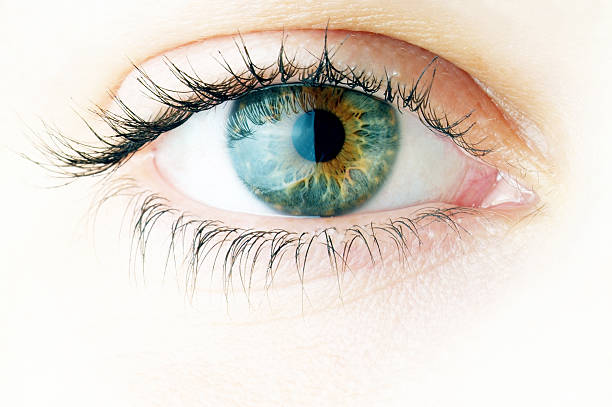
#> input picture data/raw/healthy_eye/113.jpg, 612 x 407 px; its folder holds only this picture in this run
$ jupyter execute --allow-errors 01_explore_preprocess.ipynb   (shell and % lines are left out)
#> lines starting #> are read from the running program, lines starting #| are printed output that depends on the picture
#> in load_image_convert, img is the input picture: shape (407, 612, 3); mean B, G, R 209.5, 218.5, 225.8
#| Healthy image sample shape: (407, 612, 3)
### utils/preprocessing.py
# OpenCV for reading image files from disk + converting color formats
import cv2
import numpy as np

# tqdm makes progress bar
from tqdm import tqdm


import os

# step 1 - blur detection

def compute_fft_blur_score(image, size=60):
    """
    Computes blur score using high-frequency content removed from FFT spectrum.
    """
#> called with size = 60

    # converts image to grayscale
    # fft works on intensity (brightness)
    # color adds unecessary complexity
    gray = cv2.cvtColor(image, cv2.COLOR_BGR2GRAY)
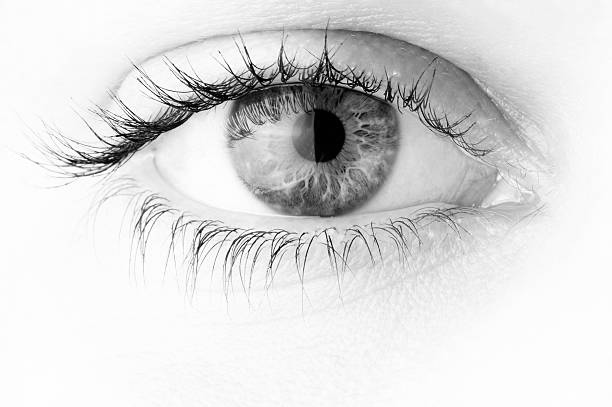
#> gray: shape (407, 612); min 0, max 255, mean 219.7

    # gets height and width
    (h, w) = gray.shape
#> h = 407; w = 612

    # calculates center pixel coordinates
    (cX, cY) = (int(w / 2.0), int(h / 2.0))
#> cX = 306; cY = 203

    # computes 2d fast fourier transform of img
    fft = np.fft.fft2(gray)

    # moves low freq components to the center of spectrum
    fftShift = np.fft.fftshift(fft)

    # removes  low freq (blurry info) from the center
    # size 60 means a 120x120 box
    # can be tweaked to see how sensitive sharpness becomes
    fftShift[cY - size:cY + size, cX - size:cX + size] = 0

    # moves freqeuncies back to original quadrants
    fftShift = np.fft.ifftshift(fftShift)

    # inverses fft and now img doesn't have low freqs
    recon = np.fft.ifft2(fftShift)

    # computes log scaled magnitude of img
    magnitude = 20 * np.log(np.abs(recon) + 1e-8)  # avoid log(0)
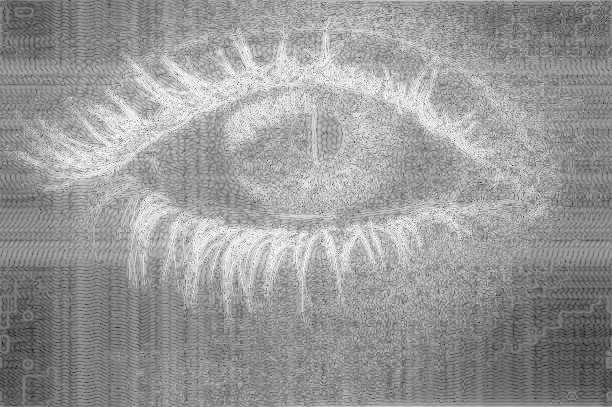
#> magnitude: shape (407, 612) float64; min -128.7, max 105.5, mean 12; drawn with min black and max white

    # averages high freq content in recon img
    mean_val = np.mean(magnitude)
#> mean_val = 12

    return mean_val

# checks if img is blurry based on fft score being < threshold
# [69 lines left out: functions check_blurry_fft, filter_sharp_images, split_eye_image, resize_exact, resize_and_save_all, not called in this run]

'''
def resize_with_padding(image, target_size=512):
# pad it with black borders to make it square (target_size x target_size).


    # get original height and weight
    h, w = image.shape[:2]

    # calculate scaling factor so longer size becomes target size
    scale = target_size / max(h, w)

    # compute new dimensions to keep aspect ratio
    new_w, new_h = int(w * scale), int(h * scale)

    # resize the img to new dimensions
    resized = cv2.resize(image, (new_w, new_h), interpolation=cv2.INTER_AREA)

    # calculate how much padding is needed for 512x512
    delta_w = target_size - new_w # delta width
    delta_h = target_size - new_h # delta height

    # divide padding equally on all sides
    top, bottom = delta_h // 2, delta_h - (delta_h // 2)
    left, right = delta_w // 2, delta_w - (delta_w // 2)

    color = [0, 0, 0]  # black padding

    # add padding to resized img
    padded_image = cv2.copyMakeBorder(resized, top, bottom, left, right, cv2.BORDER_CONSTANT, value=color)

    # return final img of 512x512
    return padded_image
'''


'''
def clean_resize_imgs(input_path, output_path, label):

    skipped_files = []

    # lists all filed in input_path dir
    # wraps list in progress bar and adds description label
    for file in tqdm(os.listdir(input_path), desc=f"{label} images"):
        img_path = os.path.join(input_path, file)

        try:
            # loads the image
            img = cv2.imread(img_path)

            # skip corrupt (unreadable or greyscale imgs)
            # cv2.imread returns None if cannot read file
            # if not 3D (height, width, channels) (greyscale would be 2d)
            # checks len is exactly 3 which is RGB/BGR only
            # adds skipped file to list
            if img is None:
                skipped_files.append((file, "Unreadable (cv2.imread returned None)"))
                continue

            if len(img.shape) != 3 or img.shape[2] != 3:
                skipped_files.append((file, "Not a 3-channel RGB image"))
                continue

            # resize to 512x512 with padding
            padded_img = resize_with_padding(img, target_size=512)

            # save to output folder
            # will overwrite existing files with same name without warning
            cv2.imwrite(os.path.join(output_path, file), padded_img)

        except Exception as e:
            print(f"Error processing {file}: {e}")
    return skipped_files
'''

### notebooks/01_explore_preprocess.ipynb
[cell 1]
import numpy as np

# for plotting images + graphs
import matplotlib.pyplot as plt

# OpenCV for reading image files from disk + converting color formats
import cv2

# tqdm makes progress bar
from tqdm import tqdm

import os

import pandas as pd

import sys
sys.path.append("..")

from utils.preprocessing import (
    compute_fft_blur_score,
    check_blurry_fft,
    filter_sharp_images,

)

[cell 2]
healthy_raw = '../data/raw/healthy_eye'
infected_raw = '../data/raw/infected_eye'

[cell 3]
# lists all the files in each folder
# slices the first five

# (optional) print first 5 raw filenames
healthy_imgs = os.listdir(healthy_raw)[:5]
#> (the rest of this cell did not finish here and is left out)

[cell 4]
# filtered output (only sharp images)
filtered_healthy  = '../data/filtered/healthy_eye'
filtered_infected = '../data/filtered/infected_eye'
os.makedirs(filtered_healthy,  exist_ok=True)
os.makedirs(filtered_infected, exist_ok=True)

[cell 5]
def load_image_convert(img_path):

    # loads image
    img = cv2.imread(img_path)

    # opencv reads in bgr, but matplotlib needs rgb
    # so converts colors
    return cv2.cvtColor(img, cv2.COLOR_BGR2RGB)

[cell 6]
# makes a 2 row, 5 col grid of plots
fig, axs = plt.subplots(2, 5, figsize=(15, 6))

for i, img_file in enumerate(healthy_imgs):
    img_rgb = load_image_convert(os.path.join(healthy_raw, img_file))

    # shows the image
    axs[0, i].imshow(img_rgb)

    # makes title
    axs[0, i].set_title("Healthy")

    # no x/y ticks
    axs[0, i].axis('off')

#> (the rest of this cell did not finish here and is left out)

[cell 7]
# loads a sample of each
healthy_sample = cv2.imread(os.path.join(healthy_raw, healthy_imgs[0]))
#> (the rest of this cell did not finish here and is left out)

[cell 8]
# inspect their shapes
print("Healthy image sample shape:", healthy_sample.shape)
#> (the rest of this cell did not finish here and is left out)

[cell 9]
import os

# [5 lines left out: function clean_folder, not called in this run]

# Toggle cleanup ON or OFF
RUN_CLEANUP = False  # ← change to True only when needed

if RUN_CLEANUP:
    clean_folder('../data/filtered/healthy_eye')
    clean_folder('../data/filtered/infected_eye')
    print("Old filtered images deleted.")
else:
    print("Filtered folder untouched; ready for fresh preprocessing.")

[cell 10]
# %%
sharp_scores_h = []
for f in os.listdir(healthy_raw):
    img = cv2.imread(os.path.join(healthy_raw, f))
    if img is None:
        continue
    sharp_scores_h.append(compute_fft_blur_score(img))

sharp_scores_i = []
#> (the rest of this cell did not finish here and is left out)

#> (a cell that did not finish here is left out)

[cell 12]
# shows the distribution of FFT-based sharpness scores
# for healthy and infected eyes
# marks the threshold
# that separates the blurriest 5% from the rest
import matplotlib.pyplot as plt


fig, axes = plt.subplots(1, 2, figsize=(14, 5))

# Healthy-eye sharpness distribution
axes[0].hist(sharp_scores_h, bins=40, color='palegreen')
#> (the rest of this cell did not finish here and is left out)

[cell 13]
# [8 lines of commented-out code are left out]

[cell 14]
# [6 lines of commented-out code are left out]

#> (a cell that did not finish here is left out)

[cell 16]
# build lists of the images that failed the sharpness test
blurry_h = []
#> (the rest of this cell did not finish here and is left out)

[cell 17]
def count_image_files(folder, valid_exts=('.jpg', '.jpeg', '.png', '.bmp')):
    return len([
        f for f in os.listdir(folder)
        if f.lower().endswith(valid_exts) and os.path.isfile(os.path.join(folder, f))
    ])

[cell 18]
num_filtered_healthy = count_image_files(filtered_healthy)
num_filtered_infected = count_image_files(filtered_infected)

print(f"Filtered healthy images: {num_filtered_healthy}")
print(f"Filtered infected images: {num_filtered_infected}")

[cell 19]
x = np.array(["Healthy", "Infected"])
y = np.array([num_filtered_healthy, num_filtered_infected])

plt.figure(figsize=(6, 5))
plt.bar(x, y, color=['seagreen', 'orangered'], width=0.4, edgecolor='black')

# Add values above bars
for i, val in enumerate(y):
    plt.text(i, val + 2, str(val), ha='center', fontweight='bold')

plt.ylim(0, max(y) + 50)
plt.xlabel("Condition of Eye")
plt.ylabel("Number of Images")
plt.title("Filtered Image Distribution", fontsize=14, fontweight='bold')
plt.grid(axis='y', linestyle='--', alpha=0.7)
plt.tight_layout()
plt.show()
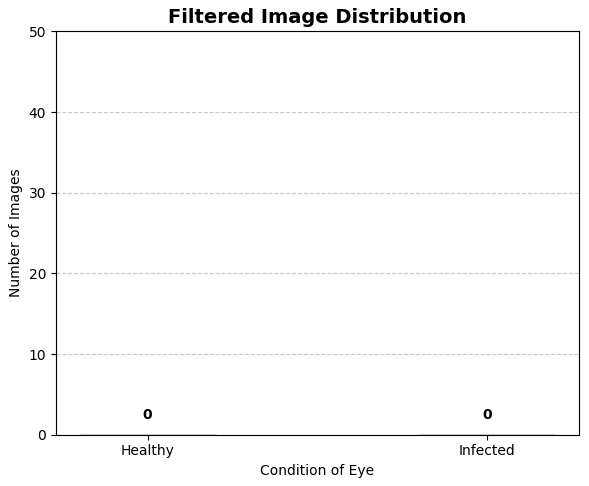
#> figure drawn by matplotlib, 1 panel

$ run again, on data/raw/healthy_eye/213.jpg
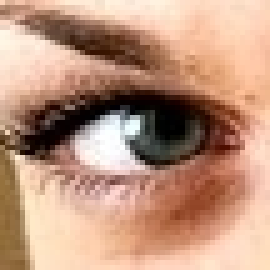
#> input picture data/raw/healthy_eye/213.jpg, 54 x 54 px (shown 5 times larger)
#> in load_image_convert, img is the input picture: shape (54, 54, 3); mean B, G, R 126, 148.7, 189.3
#| Healthy image sample shape: (54, 54, 3)
#> in compute_fft_blur_score, `gray = cv2.cvtColor(image, cv2.COLOR_BGR2GRAY)`:
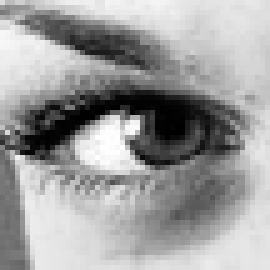
#> gray: shape (54, 54) (shown 5 times larger); min 0, max 255, mean 158.3
#> in compute_fft_blur_score, `magnitude = 20 * np.log(np.abs(recon) + 1e-8)`:
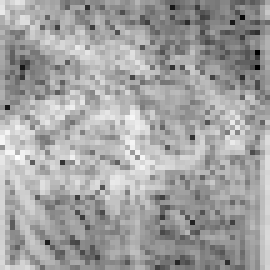
#> magnitude: shape (54, 54) float64 (shown 5 times larger); min -33.03, max 86.57, mean 42.9; drawn with min black and max white
#> mean_val = 42.91

$ run again, on data/raw/healthy_eye/233.jpg
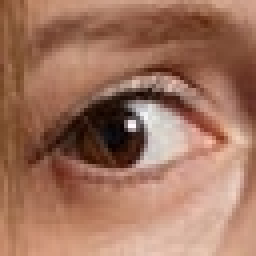
#> input picture data/raw/healthy_eye/233.jpg, 64 x 64 px (shown 4 times larger)
#> in load_image_convert, img is the input picture: shape (64, 64, 3); mean B, G, R 95, 115.6, 160.8
#| Healthy image sample shape: (64, 64, 3)
#> in compute_fft_blur_score, `gray = cv2.cvtColor(image, cv2.COLOR_BGR2GRAY)`:
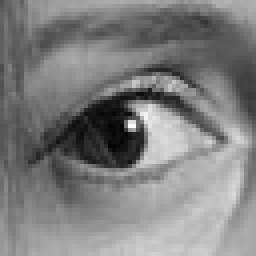
#> gray: shape (64, 64) (shown 4 times larger); min 3, max 250, mean 126.8
#> in compute_fft_blur_score, `magnitude = 20 * np.log(np.abs(recon) + 1e-8)`:
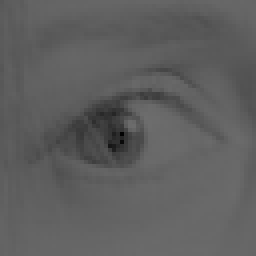
#> magnitude: shape (64, 64) float64 (shown 4 times larger); min 2.19, max 109.7, mean 95
#> mean_val = 94.96

$ run again, on data/raw/healthy_eye/291.jpg
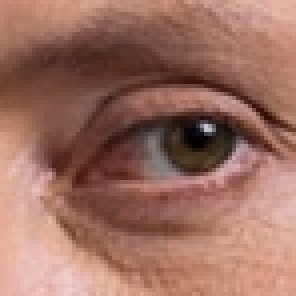
#> input picture data/raw/healthy_eye/291.jpg, 74 x 74 px (shown 4 times larger)
#> in load_image_convert, img is the input picture: shape (74, 74, 3); mean B, G, R 96.8, 110.4, 155.7
#| Healthy image sample shape: (74, 74, 3)
#> in compute_fft_blur_score, `gray = cv2.cvtColor(image, cv2.COLOR_BGR2GRAY)`:
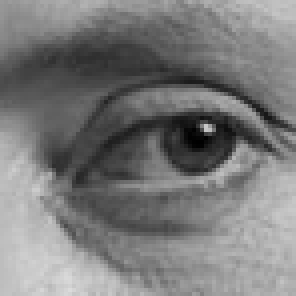
#> gray: shape (74, 74) (shown 4 times larger); min 0, max 219, mean 122.4
#> in compute_fft_blur_score, `magnitude = 20 * np.log(np.abs(recon) + 1e-8)`:
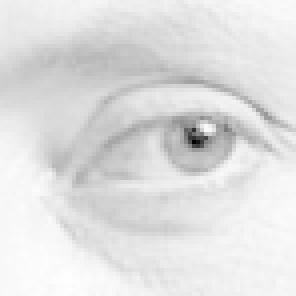
#> magnitude: shape (74, 74) float64 (shown 4 times larger); min -4.03, max 107.7, mean 94.3; drawn with min black and max white
#> mean_val = 94.27

$ run again, on data/raw/healthy_eye/17.jpg
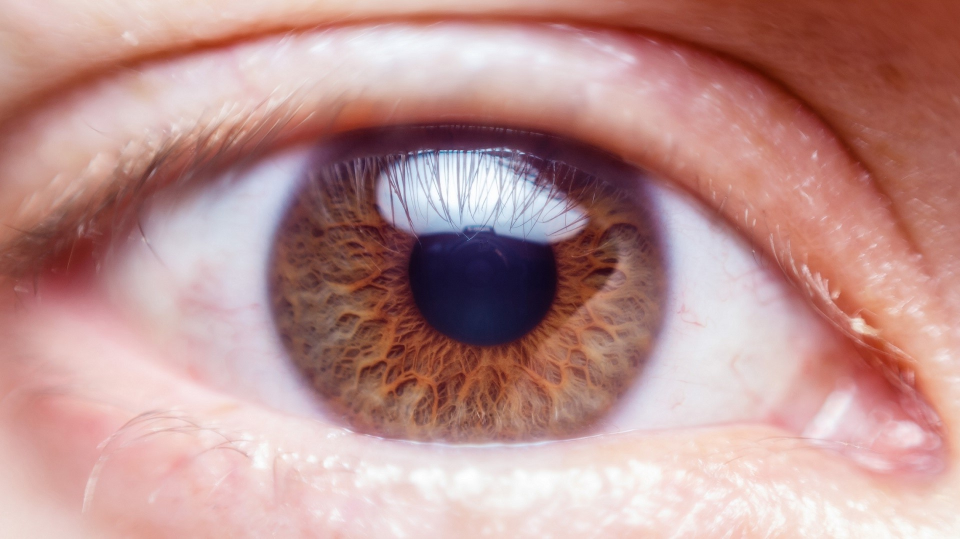
#> input picture data/raw/healthy_eye/17.jpg, 1920 x 1078 px (shown at 1/2 size)
#> in load_image_convert, img is the input picture: shape (1078, 1920, 3); mean B, G, R 143.4, 145.9, 187.5
#| Healthy image sample shape: (1078, 1920, 3)
#> in compute_fft_blur_score, `gray = cv2.cvtColor(image, cv2.COLOR_BGR2GRAY)`:
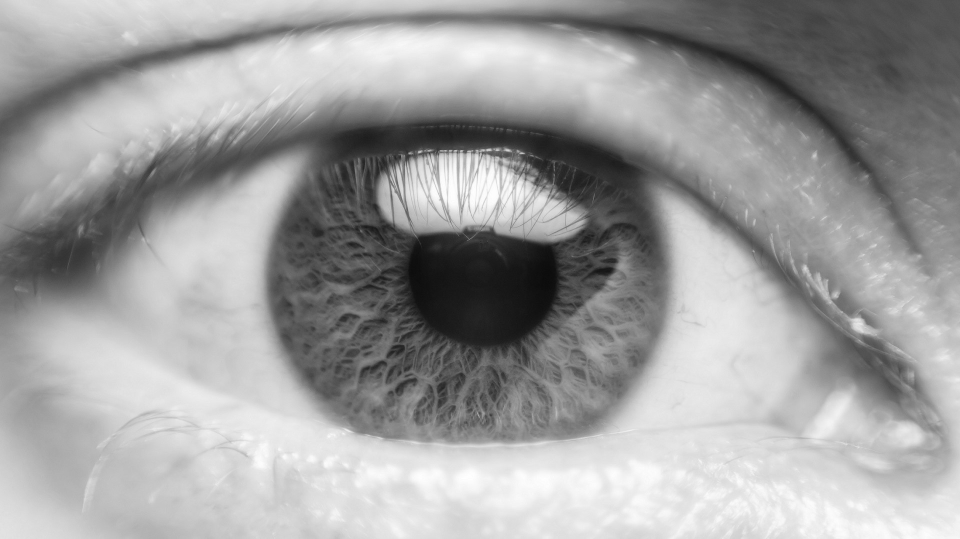
#> gray: shape (1078, 1920) (shown at 1/2 size); min 9, max 255, mean 158.1
#> in compute_fft_blur_score, `magnitude = 20 * np.log(np.abs(recon) + 1e-8)`:
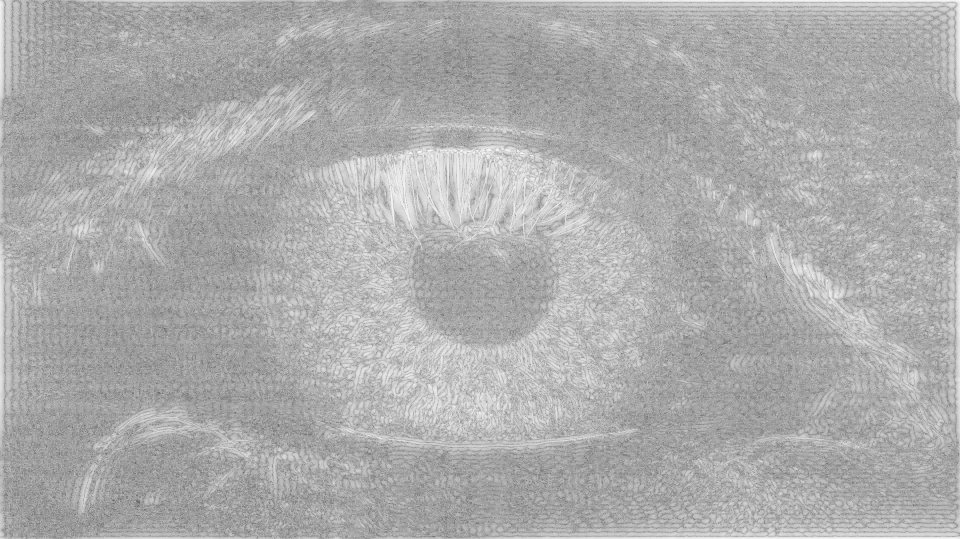
#> magnitude: shape (1078, 1920) float64 (shown at 1/2 size); min -168.8, max 95.08, mean 9.7; drawn with min black and max white
#> mean_val = 9.71
